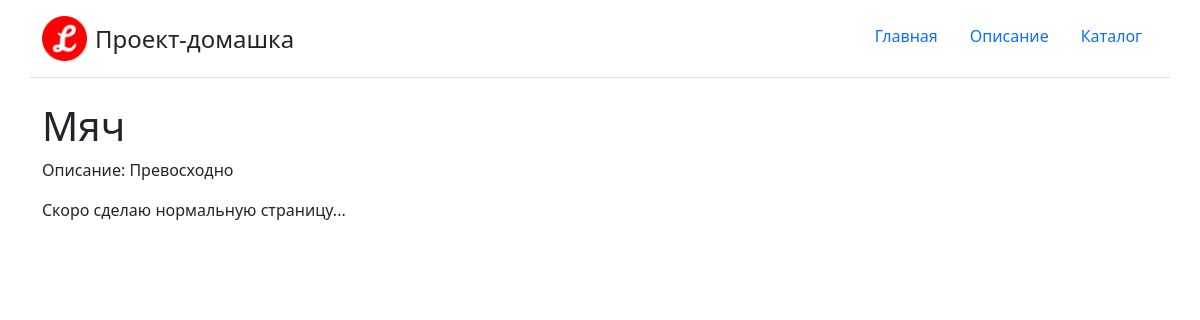
Before: /catalog/1/ with the older database file.
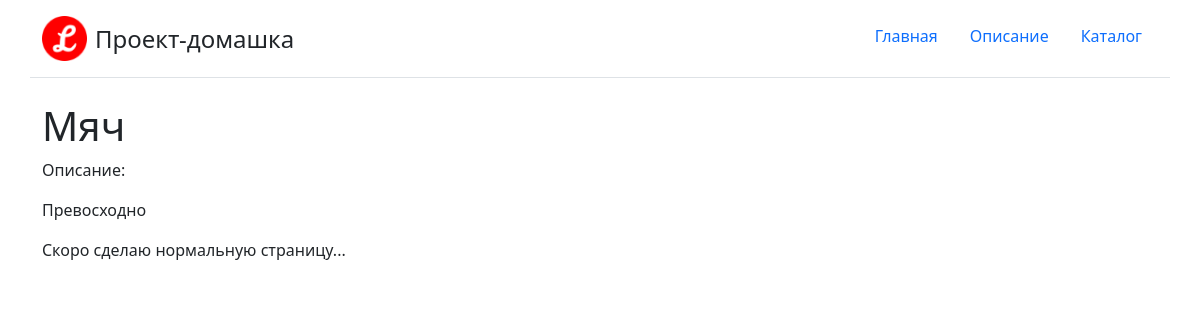
After: the same page with the newer database file.
### catalog/views.py (the view)
class ItemDetail(DetailView):
    template_name = "catalog/item_detail.html"
    model = Item
    pk_url_kwarg = "item_id"
    context_object_name = "item"
    extra_context = {
        'title_name': 'Детали предмета'
    }

### Core/templatetags/MenuManager.py (called while the page is built)
@register.inclusion_tag('header.html')
def get_main_menu(request):
    menu = []
    for elem in Menus.main_menu:
        elem.is_active = elem.url_name == request.resolver_match.view_name
        menu.append(elem)
    return {"menu": menu}

### templates/catalog/item_detail.html
{% extends 'base.html' %}
{% block content %}
<div class="container">
    <div>
        <h1>{{ item.name }}</h1>
        <p>Описание: {{ item.text|safe }}</p>
    </div>
    Скоро сделаю нормальную страницу...
</div>
{% endblock content %}

Changed rows visible on the page:
changed Item "Мяч": text "Превосходно" → "<p>Превосходно</p>" (drawn)
